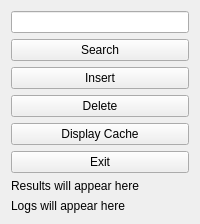
<ui version="4.0">
 <class>MainWindow</class>
 <widget class="QWidget" name="MainWindow">
  <property name="windowTitle">
   <string>Adaptive Cache UI</string>
  </property>
  <layout class="QVBoxLayout" name="verticalLayout">
   <item>
    <widget class="QLineEdit" name="keyInput"/>
   </item>
   <item>
    <widget class="QPushButton" name="searchButton">
     <property name="text">
      <string>Search</string>
     </property>
    </widget>
   </item>
   <item>
    <widget class="QPushButton" name="insertButton">
     <property name="text">
      <string>Insert</string>
     </property>
    </widget>
   </item>
   <item>
    <widget class="QPushButton" name="deleteButton">
     <property name="text">
      <string>Delete</string>
     </property>
    </widget>
   </item>
   <item>
    <widget class="QPushButton" name="displayCacheButton">
     <property name="text">
      <string>Display Cache</string>
     </property>
    </widget>
   </item>
   <item>
    <widget class="QPushButton" name="exitButton">
     <property name="text">
      <string>Exit</string>
     </property>
    </widget>
   </item>
   <item>
    <widget class="QLabel" name="resultLabel">
     <property name="text">
      <string>Results will appear here</string>
     </property>
    </widget>
   </item>
   <item>
    <widget class="QLabel" name="logTextEdit">
     <property name="text">
      <string>Logs will appear here</string>
     </property>
    </widget>
   </item>
  </layout>
 </widget>
 <connections/>
</ui>
